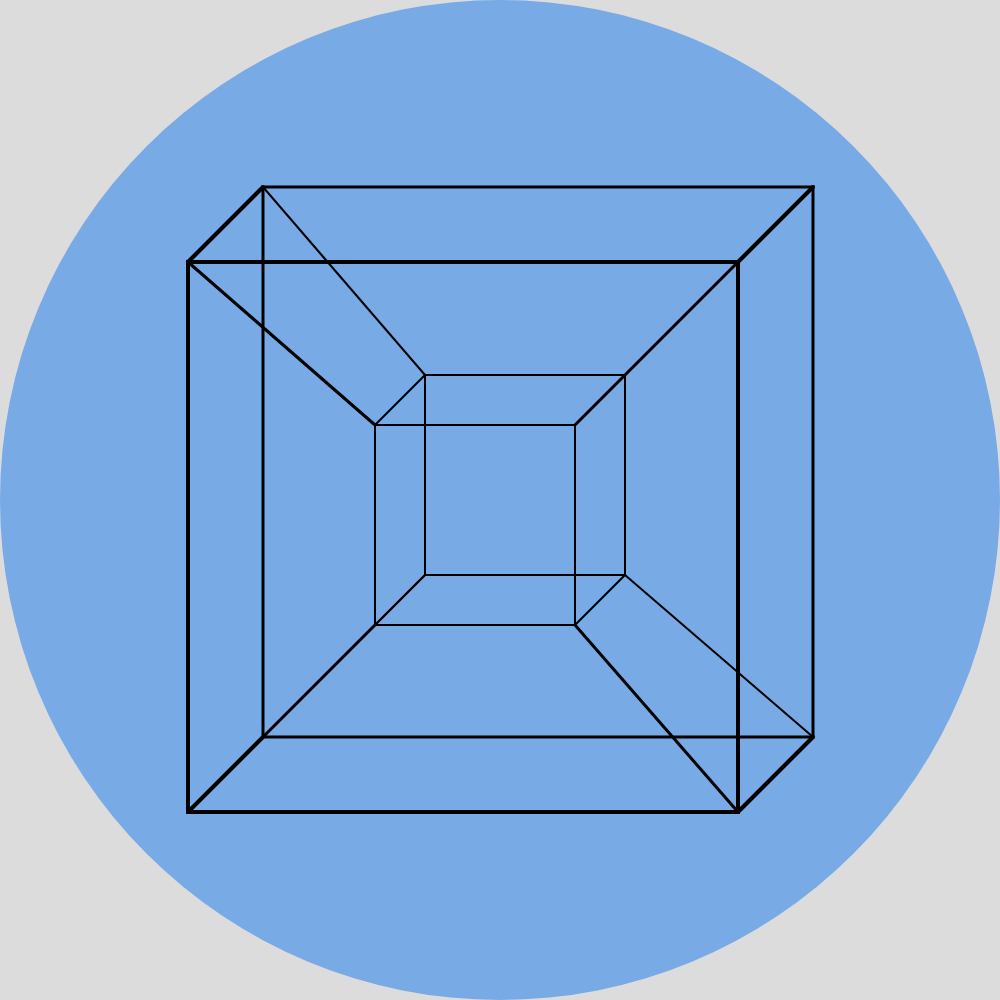
Frame 1 (no input)
Frame 60 (no input): identical to frame 1, image omitted
Frame 120 (the mouse pressed at the canvas centre since frame 60): identical to frame 1, image omitted

The p5.js sketch that drew this single still picture (run headless with seeded random() and noise() and a simulated clock; from frame 60 on, the mouse is pressed at the canvas centre):

// p5.js sketch
// ── sketch.js
// Brandon L
// Tesseract
// The theme I am choosing to explore this semester is how three and four dimensional objects look when flattened onto a 2D canvas
// I am interested in the idea of an invisible fourth axis and how it can only be seen through representation.  

function setup() {
  createCanvas(1000, 1000);
}

function draw() {
  background(220);

  // background circle
  noStroke();
  fill(120, 170, 230);
  ellipse(500, 500, 1000, 1000);

  // line settings
  stroke(0);
  noFill();

  // inner cube
  strokeWeight(2);

  // front face
  rect(375, 425, 200, 200);
  // back face
  rect(425, 375, 200, 200);
  // connecting lines
  line(375, 425, 425, 375);
  line(575, 425, 625, 375);
  line(575, 625, 625, 575);
  line(375, 625, 425, 575);

  // outer cube
  strokeWeight(4);

  // front face
  rect(188, 262, 550, 550);
  // back face
  strokeWeight(3);
  rect(263, 187, 550, 550);
  // connecting lines - in between
  strokeWeight(4);
  line(188, 262, 263, 187);
  line(738, 262, 813, 187);
  line(738, 812, 813, 737);
  line(188, 812, 263, 737);

  // connecting lines - outer to inner
  strokeWeight(3);
  line(188, 262, 375, 425); // front top-left
  line(738, 262, 575, 425); // front top-right
  line(738, 812, 575, 625); // front bottom-right
  line(188, 812, 375, 625); // front bottom-left

  strokeWeight(2);
  line(263, 187, 425, 375); // back top-left
  line(813, 187, 625, 375); // back top-right
  line(813, 737, 625, 575); // back bottom-right
  line(263, 737, 425, 575); // back bottom-left
}
